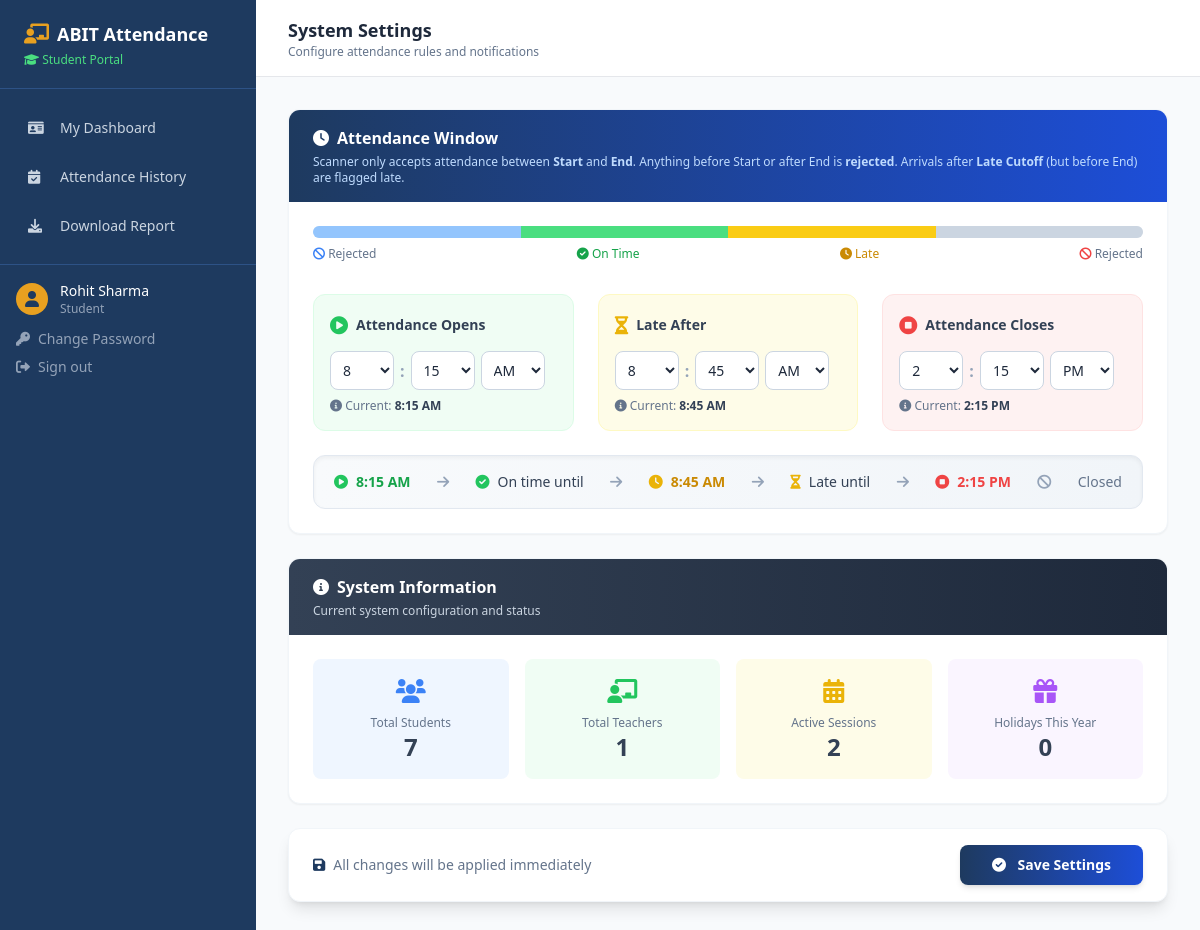
Page /settings/ (signed in) on the committed database.
### core/models.py (models this page shows, shortened)
class AttendanceSettings(models.Model):
    attendance_start_time = models.TimeField(
        default=time(8, 0), help_text="Attendance marking opens at this time"
    )
    attendance_end_time = models.TimeField(
        default=time(11, 0), help_text="Attendance marking closes at this time"
    )
    late_cutoff_time = models.TimeField(
        default=time(9, 30),
        help_text="Attendance marked after this time (but before end) is flagged as late"
    )
    notification_email = models.EmailField(
        blank=True, help_text="Send daily absent report to this email"
    )
    notify_on_absent = models.BooleanField(default=True)
    updated_at = models.DateTimeField(auto_now=True)
    class Meta:
        verbose_name = 'System Settings'
        verbose_name_plural = 'System Settings'
    @classmethod
    def get(cls):
        obj, _ = cls.objects.get_or_create(pk=1)
        return obj

### core/views.py (the view, shortened to what this page needs)
# urls.py: path('settings/', views.SettingsView.as_view(), name='settings'),
@method_decorator(login_required, name='dispatch')
class SettingsView(View):
    def get(self, request):
        context = {
            'config': AttendanceSettings.get(),
            'total_students': Student.objects.count(),
            'total_teachers': TeacherProfile.objects.count(),
            'active_sessions': AcademicSession.objects.filter(is_active=True).count(),
            'holiday_count': Holiday.objects.filter(date__year=datetime.now().year).count(),
            'smtp_configured': bool(
                settings.EMAIL_HOST_USER and
                settings.EMAIL_HOST_PASSWORD
            ),
        }
        return render(request, 'dashboard/settings.html', context)

### core/templates/dashboard/settings.html (shortened to what this page needs)
{% extends "dashboard/base.html" %}
{% load dict_extras %}
{% block page_title %}System Settings{% endblock %}
{% block page_subtitle %}Configure attendance rules and notifications{% endblock %}
{% block content %}
<form method="POST" id="settingsForm">
  <div class="space-y-6">
    <div class="bg-white rounded-xl border border-slate-100 shadow-sm overflow-hidden">
      <div class="bg-gradient-to-r from-primary to-blue-700 px-6 py-4">
        <h3 class="text-white font-semibold flex items-center gap-2">
          <i class="fas fa-clock"></i> Attendance Window
        </h3>
        <p class="text-blue-200 text-xs mt-1">
          Scanner only accepts attendance between <b>Start</b> and <b>End</b>.
          Anything before Start or after End is <b>rejected</b>.
          Arrivals after <b>Late Cutoff</b> (but before End) are flagged late.
        </p>
      </div>
      <div class="p-6">
        <div class="relative mb-8">
          <div class="h-3 bg-slate-100 rounded-full overflow-hidden flex">
            <div class="bg-blue-300 flex-1"></div>
            <div class="bg-green-400 flex-1"></div>
            <div class="bg-yellow-400 flex-1"></div>
            <div class="bg-slate-300 flex-1"></div>
          </div>
          <div class="flex justify-between text-xs text-slate-500 mt-2">
            <span><i class="fas fa-ban text-blue-500"></i> Rejected</span>
            <span class="text-green-600 font-medium"><i class="fas fa-check-circle"></i> On Time</span>
            <span class="text-yellow-600 font-medium"><i class="fas fa-clock"></i> Late</span>
            <span><i class="fas fa-ban text-red-500"></i> Rejected</span>
          </div>
        </div>
        <div class="grid grid-cols-1 md:grid-cols-3 gap-6">
          <div class="bg-green-50 rounded-xl p-4 border border-green-100">
            <label class="block text-sm font-semibold text-slate-700 flex items-center gap-2 mb-3">
              <i class="fas fa-play-circle text-green-500 text-lg"></i>
              Attendance Opens
            </label>
            <div class="flex items-center gap-1.5">
              <select id="start_hour" onchange="syncAll()" class="border border-slate-300 rounded-lg px-2 py-2 text-sm focus:outline-none focus:ring-2 focus:ring-blue-500 w-16 bg-white">
                {% for h in "1,2,3,4,5,6,7,8,9,10,11,12"|split:"," %}
                <option value="{{ h }}">{{ h }}</option>
                {% endfor %}
              </select>
              <span class="text-slate-400 font-bold">:</span>
              <select id="start_minute" onchange="syncAll()" class="border border-slate-300 rounded-lg px-2 py-2 text-sm focus:outline-none focus:ring-2 focus:ring-blue-500 w-16 bg-white">
                <option value="15">15</option>
              </select>
              <select id="start_ampm" onchange="syncAll()" class="border border-slate-300 rounded-lg px-2 py-2 text-sm focus:outline-none focus:ring-2 focus:ring-blue-500 w-16 bg-white">
                <option value="AM">AM</option>
              </select>
            </div>
            <p class="text-xs text-slate-500 mt-2">
              <i class="fas fa-info-circle"></i> Current: <span class="font-semibold text-slate-700">{{ config.attendance_start_time|time:"g:i A" }}</span>
            </p>
          </div>
          <div class="bg-yellow-50 rounded-xl p-4 border border-yellow-100">
            <label class="block text-sm font-semibold text-slate-700 flex items-center gap-2 mb-3">
              <i class="fas fa-hourglass-half text-yellow-500 text-lg"></i>
              Late After
            </label>
            <div class="flex items-center gap-1.5">
              <select id="late_hour" onchange="syncAll()" class="border border-slate-300 rounded-lg px-2 py-2 text-sm focus:outline-none focus:ring-2 focus:ring-blue-500 w-16 bg-white">
                {% for h in "1,2,3,4,5,6,7,8,9,10,11,12"|split:"," %}
                <option value="{{ h }}">{{ h }}</option>
                {% endfor %}
              </select>
              <span class="text-slate-400 font-bold">:</span>
              <select id="late_minute" onchange="syncAll()" class="border border-slate-300 rounded-lg px-2 py-2 text-sm focus:outline-none focus:ring-2 focus:ring-blue-500 w-16 bg-white">
                <option value="45">45</option>
              </select>
              <select id="late_ampm" onchange="syncAll()" class="border border-slate-300 rounded-lg px-2 py-2 text-sm focus:outline-none focus:ring-2 focus:ring-blue-500 w-16 bg-white">
                <option value="AM">AM</option>
              </select>
            </div>
            <p class="text-xs text-slate-500 mt-2">
              <i class="fas fa-info-circle"></i> Current: <span class="font-semibold text-slate-700">{{ config.late_cutoff_time|time:"g:i A" }}</span>
            </p>
          </div>
          <div class="bg-red-50 rounded-xl p-4 border border-red-100">
            <label class="block text-sm font-semibold text-slate-700 flex items-center gap-2 mb-3">
              <i class="fas fa-stop-circle text-red-500 text-lg"></i>
              Attendance Closes
            </label>
            <div class="flex items-center gap-1.5">
              <select id="end_hour" onchange="syncAll()" class="border border-slate-300 rounded-lg px-2 py-2 text-sm focus:outline-none focus:ring-2 focus:ring-blue-500 w-16 bg-white">
                {% for h in "1,2,3,4,5,6,7,8,9,10,11,12"|split:"," %}
                <option value="{{ h }}">{{ h }}</option>
                {% endfor %}
              </select>
              <span class="text-slate-400 font-bold">:</span>
              <select id="end_minute" onchange="syncAll()" class="border border-slate-300 rounded-lg px-2 py-2 text-sm focus:outline-none focus:ring-2 focus:ring-blue-500 w-16 bg-white">
                <option value="15">15</option>
              </select>
              <select id="end_ampm" onchange="syncAll()" class="border border-slate-300 rounded-lg px-2 py-2 text-sm focus:outline-none focus:ring-2 focus:ring-blue-500 w-16 bg-white">
                <option value="PM">PM</option>
              </select>
            </div>
            <p class="text-xs text-slate-500 mt-2">
              <i class="fas fa-info-circle"></i> Current: <span class="font-semibold text-slate-700">{{ config.attendance_end_time|time:"g:i A" }}</span>
            </p>
          </div>
        </div>
        <div id="windowPreview" class="mt-6 bg-gradient-to-r from-slate-50 to-slate-100 border border-slate-200 rounded-xl px-5 py-4 text-sm text-slate-700 shadow-inner">
        </div>
      </div>
    </div>
    <div class="bg-white rounded-xl border border-slate-100 shadow-sm overflow-hidden">
      <div class="bg-gradient-to-r from-slate-700 to-slate-800 px-6 py-4">
        <h3 class="text-white font-semibold flex items-center gap-2">
          <i class="fas fa-info-circle"></i> System Information
        </h3>
        <p class="text-slate-300 text-xs mt-1">Current system configuration and status</p>
      </div>
      <div class="p-6">
        <div class="grid grid-cols-1 md:grid-cols-2 lg:grid-cols-4 gap-4">
          <div class="bg-blue-50 rounded-lg p-4 text-center">
            <i class="fas fa-users text-blue-500 text-2xl mb-2 block"></i>
            <p class="text-xs text-slate-500">Total Students</p>
            <p class="text-2xl font-bold text-slate-700">{{ total_students|default:"0" }}</p>
          </div>
          <div class="bg-green-50 rounded-lg p-4 text-center">
            <i class="fas fa-chalkboard-teacher text-green-500 text-2xl mb-2 block"></i>
            <p class="text-xs text-slate-500">Total Teachers</p>
            <p class="text-2xl font-bold text-slate-700">{{ total_teachers|default:"0" }}</p>
          </div>
          <div class="bg-yellow-50 rounded-lg p-4 text-center">
            <i class="fas fa-calendar-alt text-yellow-500 text-2xl mb-2 block"></i>
            <p class="text-xs text-slate-500">Active Sessions</p>
            <p class="text-2xl font-bold text-slate-700">{{ active_sessions|default:"0" }}</p>
          </div>
          <div class="bg-purple-50 rounded-lg p-4 text-center">
            <i class="fas fa-gift text-purple-500 text-2xl mb-2 block"></i>
            <p class="text-xs text-slate-500">Holidays This Year</p>
            <p class="text-2xl font-bold text-slate-700">{{ holiday_count|default:"0" }}</p>
          </div>
        </div>
      </div>
    </div>
    <div class="bg-white rounded-xl border border-slate-100 shadow-lg sticky bottom-4 z-10">
      <div class="px-6 py-4 flex items-center justify-between">
        <div class="flex items-center gap-2 text-sm text-slate-500">
          <i class="fas fa-save text-primary"></i>
          <span>All changes will be applied immediately</span>
        </div>
        <button type="submit" id="saveBtn" class="bg-gradient-to-r from-primary to-blue-700 hover:from-blue-800 hover:to-blue-900 text-white font-semibold px-8 py-2.5 rounded-lg transition-all duration-200 text-sm shadow-md hover:shadow-lg transform hover:scale-105 disabled:opacity-40 disabled:cursor-not-allowed">
          <i class="fas fa-check-circle mr-2"></i> Save Settings
        </button>
      </div>
    </div>
  </div>
</form>
{% endblock %}

### core/templates/dashboard/base.html (shortened to what this page needs)
<!DOCTYPE html>
<html lang="en">
<head>
  <script src="https://cdn.tailwindcss.com"></script>
  <link rel="stylesheet" href="https://cdnjs.cloudflare.com/ajax/libs/font-awesome/6.0.0-beta3/css/all.min.css">
</head>
<body class="bg-slate-50 text-slate-800">
  <aside id="sidebar" class="fixed top-0 left-0 w-64 bg-primary h-full z-40 transform -translate-x-full lg:translate-x-0 transition-transform duration-300 ease-in-out overflow-y-auto">
    <div class="px-6 py-5 border-b border-primary-light">
      <div class="flex items-center justify-between">
        <div class="flex items-center gap-2">
          <i class="fas fa-chalkboard-user text-accent text-xl"></i>
          <h1 class="text-white font-bold text-lg">ABIT Attendance</h1>
        </div>
      </div>
      {% if is_admin %}
      <p class="text-slate-400 text-xs mt-1"><i class="fas fa-crown text-xs"></i> Administrator</p>
      {% elif is_teacher %}
      <p class="text-yellow-400 text-xs mt-1"><i class="fas fa-chalkboard text-xs"></i> Teacher Portal</p>
      {% elif is_student %}
      <p class="text-green-400 text-xs mt-1"><i class="fas fa-graduation-cap text-xs"></i> Student Portal</p>
      {% endif %}
    </div>
    <nav class="px-3 py-4 space-y-1">
      {% if is_admin %}
      <a href="{% url 'dashboard' %}" class="sidebar-link {% if request.resolver_match.url_name == 'dashboard' %}active{% endif %}">
        <i class="fas fa-tachometer-alt w-5"></i> Dashboard
      </a>
      <a href="{% url 'scanner' %}" class="sidebar-link {% if request.resolver_match.url_name == 'scanner' %}active{% endif %}">
        <i class="fas fa-qrcode w-5"></i> Live Scanner
      </a>
      <div class="pt-3 pb-1 px-4 text-slate-500 text-xs font-semibold uppercase">Manage</div>
      <a href="{% url 'students' %}" class="sidebar-link"><i class="fas fa-users w-5"></i> Students</a>
      <a href="{% url 'student_add' %}" class="sidebar-link"><i class="fas fa-user-plus w-5"></i> Add Student</a>
      <a href="{% url 'student_import' %}" class="sidebar-link"><i class="fas fa-file-csv w-5"></i> Import CSV</a>
      <a href="{% url 'qr_generate' %}" class="sidebar-link"><i class="fas fa-qrcode w-5"></i> QR Codes</a>
      <a href="{% url 'face_enroll' %}" class="sidebar-link"><i class="fas fa-face-smile w-5"></i> Face Enrollment</a>
      <a href="{% url 'manual_attendance' %}" class="sidebar-link"><i class="fas fa-pen-alt w-5"></i> Manual Attendance</a>
      <a href="{% url 'attendance_upload' %}" class="sidebar-link"><i class="fas fa-upload w-5"></i> Upload Attendance</a>
      <div class="pt-3 pb-1 px-4 text-slate-500 text-xs font-semibold uppercase">Reports</div>
      <a href="{% url 'reports' %}" class="sidebar-link"><i class="fas fa-chart-pie w-5"></i> Reports</a>
      <a href="{% url 'attendance_alert' %}" class="sidebar-link"><i class="fas fa-bell w-5"></i> Attendance Alerts</a>
      <a href="{% url 'admin_change_requests' %}" class="sidebar-link"><i class="fas fa-clipboard-list w-5"></i> Change Requests</a>
      <div class="pt-3 pb-1 px-4 text-slate-500 text-xs font-semibold uppercase">Academic</div>
      <a href="{% url 'academic_sessions' %}" class="sidebar-link"><i class="fas fa-calendar-alt w-5"></i> Academic Sessions</a>
      <a href="{% url 'holidays' %}" class="sidebar-link"><i class="fas fa-gift w-5"></i> Holidays</a>
      <a href="{% url 'teacher_management' %}" class="sidebar-link"><i class="fas fa-chalkboard-teacher w-5"></i> Manage Teachers</a>
      <a href="{% url 'timetable_admin' %}" class="sidebar-link"><i class="fas fa-table w-5"></i> Timetables</a>
      <a href="{% url 'settings' %}" class="sidebar-link"><i class="fas fa-cog w-5"></i> Settings</a>
      {% elif is_student %}
      <a href="{% url 'student_dashboard' %}" class="sidebar-link"><i class="fas fa-id-card w-5"></i> My Dashboard</a>
      <a href="{% url 'student_attendance' %}" class="sidebar-link"><i class="fas fa-calendar-check w-5"></i> Attendance History</a>
      <a href="{% url 'student_report_download' %}" class="sidebar-link"><i class="fas fa-download w-5"></i> Download Report</a>
      {% endif %}
    </nav>
    <div class="px-4 py-4 border-t border-primary-light">
      <div class="flex items-center gap-3 mb-3">
        <div class="w-8 h-8 rounded-full bg-accent flex items-center justify-center">
          <i class="fas fa-user text-primary"></i>
        </div>
        <div>
          <p class="text-white text-sm">{{ request.user.get_full_name|default:request.user.username }}</p>
          <p class="text-slate-400 text-xs">{% if is_admin %}Admin{% elif is_teacher %}Teacher{% else %}Student{% endif %}</p>
        </div>
      </div>
      <a href="{% url 'password_change' %}" class="flex items-center gap-2 text-slate-400 hover:text-white text-sm mb-2">
        <i class="fas fa-key"></i> Change Password
      </a>
      <a href="{% url 'logout' %}" class="flex items-center gap-2 text-slate-400 hover:text-white text-sm">
        <i class="fas fa-sign-out-alt"></i> Sign out
      </a>
    </div>
  </aside>
  <main class="lg:ml-64 min-h-screen">
    <header class="bg-white border-b px-4 md:px-8 py-4 sticky top-0 z-30">
      <div class="flex items-center justify-between">
        <div class="pl-12 lg:pl-0">
          <h2 class="font-semibold text-slate-800 text-lg">{% block page_title %}Dashboard{% endblock %}</h2>
          <p class="text-slate-500 text-xs">{% block page_subtitle %}{% endblock %}</p>
        </div>
      </div>
    </header>
    <div class="p-4 md:p-8">
      {% block content %}{% endblock %}
    </div>
  </main>
</body>
</html>

### rows in the picture
AttendanceSettings: attendance_start_time "8:15 AM", late_cutoff_time "8:45 AM", attendance_end_time "2:15 PM"

### other values in the picture
{{ request.user.get_full_name|default:request.user.username }} "Rohit Sharma"
{{ total_students|default:"0" }} "7"
{{ total_teachers|default:"0" }} "1"
{{ active_sessions|default:"0" }} "2"
{{ holiday_count|default:"0" }} "0"
form field value "8"
form field value "2"
